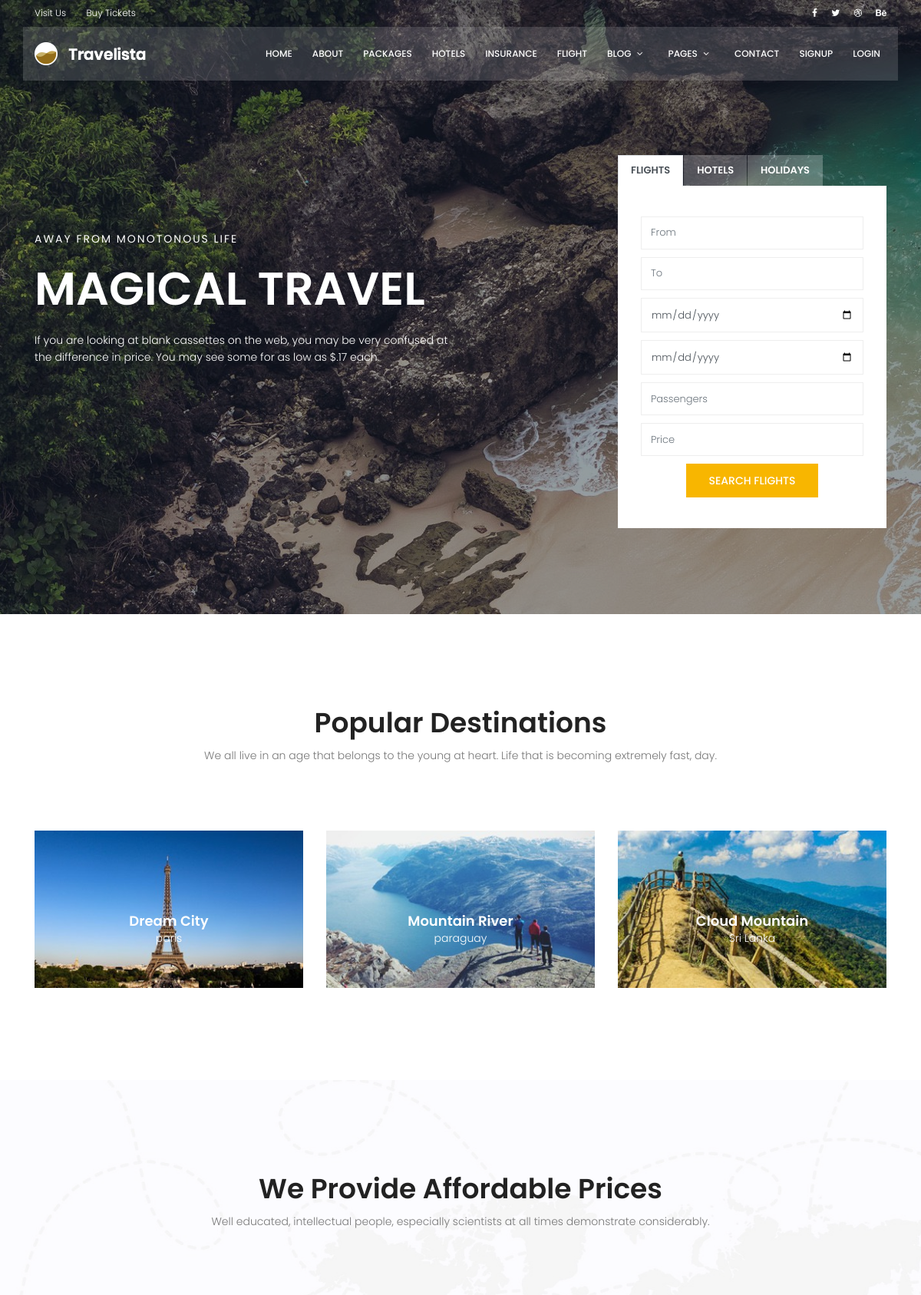
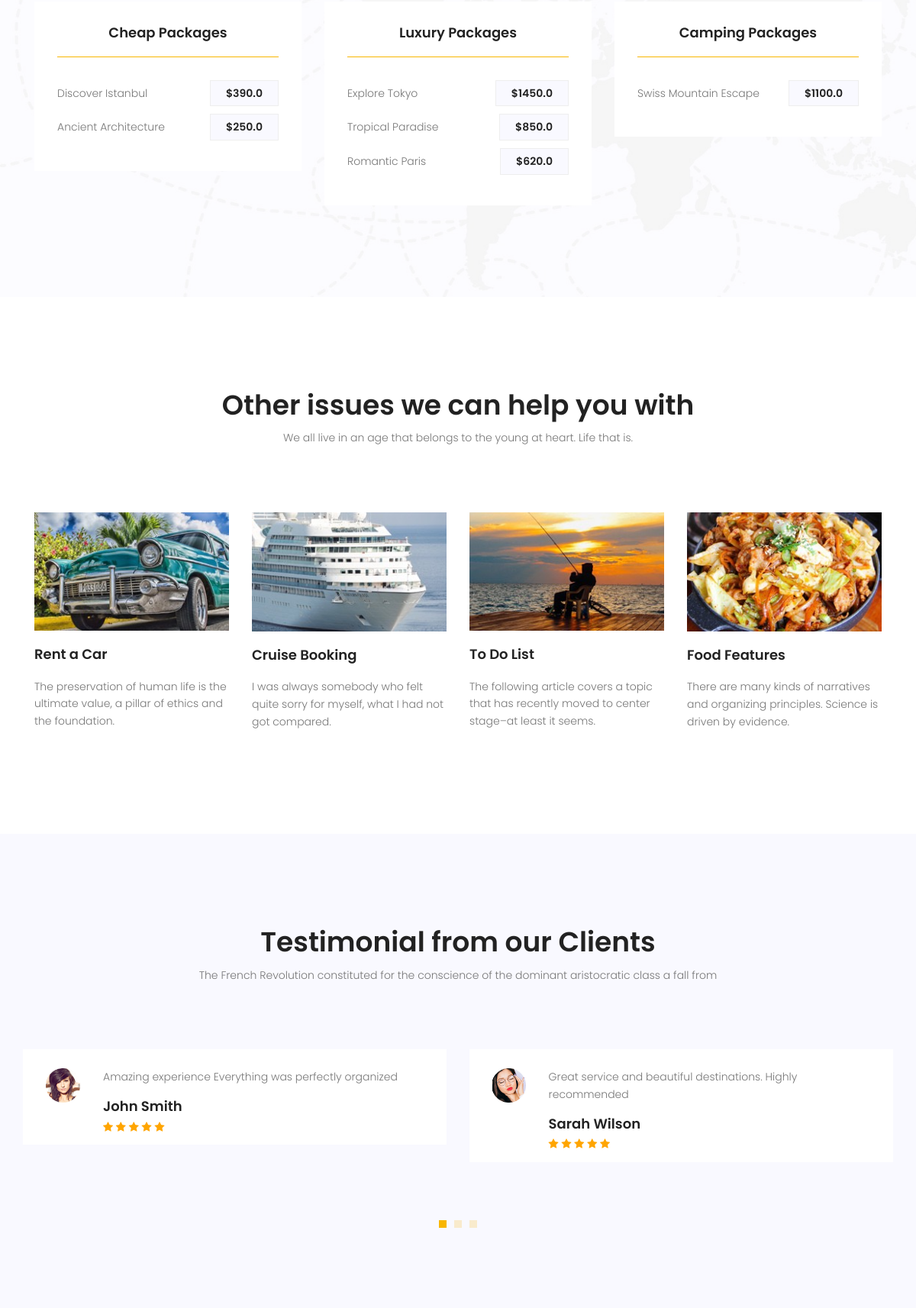
The app's page /index/ (upper part) with its own data (2 pictures, top to bottom).
### website/models.py (models this page shows, shortened)
class Destination(models.Model):
    name = models.CharField(max_length=200)
    country = models.CharField(max_length=200)
    display_name = models.CharField(max_length=200)
    price = models.DecimalField(max_digits=8, decimal_places=2)
    image = models.ImageField(upload_to='destination/images')
    description = models.TextField()

class Package(models.Model):
    title = models.CharField(max_length=200)
    image = models.ImageField(upload_to="posts/packages", blank=True, null=True)
    country = models.CharField(max_length=200)
    days = models.PositiveSmallIntegerField()
    nights = models.PositiveSmallIntegerField()
    date = models.DateField(blank=True, null=True)
    airport = models.CharField(max_length=200)
    extras = models.CharField(max_length=200)
    price_per_person = models.DecimalField(max_digits=8, decimal_places=2)
    is_hot_deal = models.BooleanField(default=False)
    is_active = models.BooleanField(default=True)
    PACKAGE_TYPE = [
        ("cheap", "Cheap"),
        ("luxury", "Luxury"),
        ("camping", "Camping"),
    ]
    package_type = models.CharField(
        max_length=20,
        choices=PACKAGE_TYPE,
        default="cheap",
    )

class Testimonial(models.Model):
    name = models.CharField(max_length=200)
    image = models.ImageField(upload_to="posts/users", blank=True, null=True)
    message = models.TextField()
    rating = models.PositiveSmallIntegerField(validators=[MinValueValidator(1),MaxValueValidator(5)],)
    is_active = models.BooleanField(default=True)

### website/views.py (the view)
# urls.py: path("index/", views.index ,  name="index"),
def index(request):
    destinations = Destination.objects.all()[:3]
    posts = Post.objects.filter(is_published=True).order_by("-views","-id")[:6]
    cheap_objs = Package.objects.filter(package_type="cheap").order_by("-price_per_person","-id")
    luxury_objs = Package.objects.filter(package_type="luxury").order_by("-price_per_person","-id")
    camping_objs = Package.objects.filter(package_type="camping").order_by("-price_per_person","-id")
    testimonials = Testimonial.objects.filter(is_active=True)
    context = {
        "destinations" : destinations,
        "posts" : posts,
        "cheap" : cheap_objs,
        "luxury" : luxury_objs,
        "camping" : camping_objs,
        "testimonials" : testimonials,
    }
    return render(request, "website/index.html", context)

### blog/models.py (called while the page is built)
    def __str__(self):
        return self.name

### website/templates/website/index.html (shortened to what this page needs)
{% extends 'base.html' %}
{% load static %}
{% block content %}
<section class="banner-area relative">
  <div class="overlay overlay-bg"></div>
  <div class="container">
    <div class="row fullscreen align-items-center justify-content-between">
      <div class="col-lg-6 col-md-6 banner-left">
        <h6 class="text-white">Away from monotonous life</h6>
        <h1 class="text-white">Magical Travel</h1>
        <p class="text-white">
          If you are looking at blank cassettes on the web, you may be very
          confused at the difference in price. You may see some for as low
          as $.17 each.
        </p>
      </div>
      <div class="col-lg-4 col-md-6 banner-right" style="padding-top: 90px;">
        <ul class="nav nav-tabs" id="myTab" role="tablist">
          <li class="nav-item">
            <a class="nav-link active" id="flight-tab" data-toggle="tab" href="#flight" role="tab"
              aria-controls="flight" aria-selected="true">Flights</a>
          </li>
          <li class="nav-item">
            <a class="nav-link" id="hotel-tab" data-toggle="tab" href="#hotel" role="tab" aria-controls="hotel"
              aria-selected="false">Hotels</a>
          </li>
          <li class="nav-item">
            <a class="nav-link" id="holiday-tab" data-toggle="tab" href="#holiday" role="tab" aria-controls="holiday"
              aria-selected="false">Holidays</a>
          </li>
        </ul>
        <div class="tab-content" id="myTabContent">
          <div class="tab-pane fade show active" id="flight" role="tabpanel" aria-labelledby="flight-tab">
            <form class="form-wrap" action="{% url 'website:flight' %}" method="GET">
              <input type="text" class="form-control" name="origin" placeholder="From " onfocus="this.placeholder = ''" onblur="this.placeholder = 'From '">
              <input type="text" class="form-control" name="destination" placeholder="To " onfocus="this.placeholder = ''" onblur="this.placeholder = 'To '">
              <input type="date" class="form-control" name="start" placeholder="Start " onfocus="this.placeholder = ''" onblur="this.placeholder = 'Start '">
              <input type="date" class="form-control" name="return" placeholder="Return " onfocus="this.placeholder = ''" onblur="this.placeholder = 'Return '">
              <input type="number" class="form-control" name="passengers" placeholder="Passengers " onfocus="this.placeholder = ''" onblur="this.placeholder = 'Passengers '">
              <input type="number" class="form-control" name="price" placeholder="Price " onfocus="this.placeholder = ''" onblur="this.placeholder = 'Price '">
              <button type="submit" class="primary-btn text-uppercase">Search flights</button>
            </form>
          </div>
        </div>
      </div>
    </div>
  </div>
</section>
<section class="popular-destination-area section-gap">
  <div class="container">
    <div class="row d-flex justify-content-center">
      <div class="menu-content pb-70 col-lg-8">
        <div class="title text-center">
          <h1 class="mb-10">Popular Destinations</h1>
          <p>
            We all live in an age that belongs to the young at heart. Life
            that is becoming extremely fast, day.
          </p>
        </div>
      </div>
    </div>
    <div class="row">
      {% for i in destinations %}
      <div class="col-lg-4">
        <div class="single-destination relative">
          <div class="thumb relative">
            <img class="img-fluid" src="{{ i.image.url }}" alt="" />
          </div>
          <div class="desc">
            <h4>{{ i.display_name }}</h4>
            <p>{{ i.name }}</p>
          </div>
        </div>
      </div>
      {% endfor %}
    </div>
  </div>
</section>
<section class="price-area section-gap">
  <div class="container">
    <div class="row d-flex justify-content-center">
      <div class="menu-content pb-70 col-lg-8">
        <div class="title text-center">
          <h1 class="mb-10">We Provide Affordable Prices</h1>
          <p>Well educated, intellectual people, especially scientists at all times demonstrate
            considerably.</p>
        </div>
      </div>
    </div>
    <div class="row">
      <div class="col-lg-4">
        <div class="single-price">
          <h4>Cheap Packages</h4>
          <ul class="price-list">
            {% for i in cheap %}
            <li class="d-flex justify-content-between align-items-center">
              <span>{{ i.title }}</span>
              <a href="{% url 'website:packages' %}" class="price-btn">${{ i.price_per_person|floatformat:1 }}</a>
            </li>
            {% endfor %}
          </ul>
        </div>
      </div>
      <div class="col-lg-4">
        <div class="single-price">
          <h4>Luxury Packages</h4>
          <ul class="price-list">
            {% for i in luxury %}
            <li class="d-flex justify-content-between align-items-center">
              <span>{{ i.title }}</span>
              <a href="{% url 'website:packages' %}" class="price-btn">${{ i.price_per_person|floatformat:1 }}</a>
            </li>
            {% endfor %}
          </ul>
        </div>
      </div>
      <div class="col-lg-4">
        <div class="single-price">
          <h4>Camping Packages</h4>
          <ul class="price-list">
            {% for i in camping %}
            <li class="d-flex justify-content-between align-items-center">
              <span>{{ i.title }}</span>
              <a href="{% url 'website:packages' %}" class="price-btn">${{ i.price_per_person|floatformat:1 }}</a>
            </li>
            {% endfor %}
          </ul>
        </div>
      </div>
    </div>
  </div>
</section>
<section class="other-issue-area section-gap">
  <div class="container">
    <div class="row d-flex justify-content-center">
      <div class="menu-content pb-70 col-lg-9">
        <div class="title text-center">
          <h1 class="mb-10">Other issues we can help you with</h1>
          <p>
            We all live in an age that belongs to the young at heart. Life
            that is.
          </p>
        </div>
      </div>
    </div>
    <div class="row">
      <div class="col-lg-3 col-md-6">
        <div class="single-other-issue">
          <div class="thumb">
            <img class="img-fluid" src="{% static  'img/o1.jpg' %}" alt="" />
          </div>
          <div>
            <h4>Rent a Car</h4>
          </div>
          <p>
            The preservation of human life is the ultimate value, a pillar
            of ethics and the foundation.
          </p>
        </div>
      </div>
      <div class="col-lg-3 col-md-6">
        <div class="single-other-issue">
          <div class="thumb">
            <img class="img-fluid" src="{% static  'img/o2.jpg' %}" alt="" />
          </div>
          <div>
            <h4>Cruise Booking</h4>
          </div>
          <p>
            I was always somebody who felt quite sorry for myself, what I
            had not got compared.
          </p>
        </div>
      </div>
      <div class="col-lg-3 col-md-6">
        <div class="single-other-issue">
          <div class="thumb">
            <img class="img-fluid" src="{% static  'img/o3.jpg' %}" alt="" />
          </div>
          <div>
            <h4>To Do List</h4>
          </div>
          <p>
            The following article covers a topic that has recently moved to
            center stage–at least it seems.
          </p>
        </div>
      </div>
      <div class="col-lg-3 col-md-6">
        <div class="single-other-issue">
          <div class="thumb">
            <img class="img-fluid" src="{% static  'img/o4.jpg' %}" alt="" />
          </div>
          <div>
            <h4>Food Features</h4>
          </div>
          <p>
            There are many kinds of narratives and organizing principles.
            Science is driven by evidence.
          </p>
        </div>
      </div>
    </div>
  </div>
</section>
<section class="testimonial-area section-gap">
  <div class="container">
    <div class="row d-flex justify-content-center">
      <div class="menu-content pb-70 col-lg-8">
        <div class="title text-center">
          <h1 class="mb-10">Testimonial from our Clients</h1>
          <p>The French Revolution constituted for the conscience of the dominant aristocratic class a
            fall from </p>
        </div>
      </div>
    </div>
    <div class="row">
      <div class="active-testimonial">
        {% for i in testimonials %}
        <div class="single-testimonial item d-flex flex-row">
          <div class="thumb">
            {% if i.image %}
              <img style="width: 45px; height: 45px; object-fit: cover;" class="img-fluid" src="{{ i.image.url }}" alt="{{ i.name }}">
            {% else %}
              <img src="{% static 'img/user.png' %}" alt="{{ i.name }}">
            {% endif %}
            </div>
          <div class="desc">
            <p>{{ i.message }}</p>
            <h4>{{ i.name }}</h4>
            <div class="star">
              {% for x in "12345" %}
                {% if forloop.counter <= i.rating %}
                  <span class="fa fa-star checked"></span>
                {% else %}
                  <span class="fa fa-star"></span>
                {% endif %}
              {% endfor %}
            </div>
          </div>
        </div>
        {% endfor %}
      </div>
    </div>
  </div>
</section>
{% endblock %}

### core/static/css/main.css (style rules this page uses)
body { color: #777777; font-family: "Poppins", sans-serif; font-size: 14px; font-weight: 300; line-height: 1.625em; position: relative; }
ol, ul { margin: 0; padding: 0; list-style: none; }
h1, h2, h3, h4, h5, h6 { font-family: "Poppins", sans-serif; color: #222222; line-height: 1.2em !important; margin-bottom: 0; margin-top: 0; font-weight: 600; }
h1, .h1 { font-size: 36px; }
h4, .h4 { font-size: 18px; }
h6, .h6 { font-size: 14px; color: #222222; }
.mb-10 { margin-bottom: 10px; }
.pb-70 { padding-bottom: 70px; }
.text-white { color: #fff; }
.text-center { text-align: center; }
.relative { position: relative; }
.overlay { position: absolute; left: 0; right: 0; top: 0; bottom: 0; }
h1 { font-size: 36px; }
h4 { font-size: 18px; }
h6 { font-size: 14px; }
h1, h2, h3, h4, h5, h6 { line-height: 1.5em; }
.section-gap { padding: 120px 0; }
.primary-btn { background: #f8b600; line-height: 42px; padding-left: 30px; padding-right: 30px; border: none; color: #fff; display: inline-block; font-size: 14px; font-weight: 500; position: relative; -webkit-transition: all 0.3s ease 0s; -moz-transition: all 0.3s ease 0s; -o-transition: all 0.3s ease 0s; transition: all 0.3s ease 0s; cursor: pointer; position: relative; }
.banner-area { background: url(../img/hero-bg.jpg) center; background-size: cover; }
.banner-area .overlay-bg { background: rgba(4, 9, 30, 0.4); }
.banner-left h6 { text-transform: uppercase; font-weight: 400; font-size: 14px; letter-spacing: 2px; }
.banner-left h1 { margin: 20px 0; font-size: 60px; text-transform: uppercase; }
.banner-left p { margin: 20px 0px; }
.banner-right .nav-tabs { border-bottom: none; }
.banner-right .nav-item { background: rgba(255, 255, 255, 0.25); text-transform: uppercase; font-weight: 600; font-size: 13px; margin-right: 1px; }
.banner-right .nav-item a { color: #fff; }
.banner-right .nav-tabs .nav-link { border-radius: 0 !important; }
.banner-right .tab-content { background: #fff; }
.banner-right .form-wrap { padding: 40px 30px; text-align: center; }
.banner-right .form-wrap .form-control { padding: 0.675rem 0.75rem; font-size: 13px; font-weight: 300; border-radius: 0px; margin-bottom: 10px; border-color: #eee; }
.single-destination { -webkit-transition: all 0.3s ease 0s; -moz-transition: all 0.3s ease 0s; -o-transition: all 0.3s ease 0s; transition: all 0.3s ease 0s; }
.single-destination .thumb { position: relative; }
.single-destination .thumb img { width: 100%; }
.single-destination .desc { text-align: center; position: absolute; width: 100%; left: 50%; top: 50%; transform: translate(-50%, -50%); }
.single-destination .desc h4 { color: #fff; }
.single-destination .desc p { color: #fff; font-size: 14px; font-weight: 300; margin-bottom: 0px; }
.price-area { background: url(../img/price-bg.png); background-size: cover; }
.price-area .single-price { background: #fff; padding: 30px; }
.price-area .single-price h4 { text-align: center; border-bottom: 1px solid #f8b600; padding-bottom: 20px; }
.price-area .single-price .price-list { margin-top: 30px; }
.price-area .single-price .price-list li { margin-bottom: 10px; }
.price-area .single-price .price-list li .price-btn { background: #f9f9ff; border: 1px solid #eee; color: #222; font-size: 14px; font-weight: 600; padding: 5px 20px; }
.single-other-issue .thumb { overflow: hidden; }
.single-other-issue .thumb img { width: 100%; -webkit-transition: all 0.3s ease 0s; -moz-transition: all 0.3s ease 0s; -o-transition: all 0.3s ease 0s; transition: all 0.3s ease 0s; }
.single-other-issue h4 { margin: 20px 0; -webkit-transition: all 0.3s ease 0s; -moz-transition: all 0.3s ease 0s; -o-transition: all 0.3s ease 0s; transition: all 0.3s ease 0s; }
.testimonial-area { background-color: #f9f9ff; }
.single-testimonial { background-color: #fff; padding: 25px 30px 12px 30px; -webkit-transition: all 0.3s ease 0s; -moz-transition: all 0.3s ease 0s; -o-transition: all 0.3s ease 0s; transition: all 0.3s ease 0s; }
.single-testimonial .thumb { margin-right: 30px; }
.single-testimonial h4 { -webkit-transition: all 0.3s ease 0s; -moz-transition: all 0.3s ease 0s; -o-transition: all 0.3s ease 0s; transition: all 0.3s ease 0s; margin-bottom: 5px; }
.single-testimonial .star .checked { color: orange; }

### records on screen
Destination: image (picture), display_name "Dream City", name "paris"
Destination: image (picture), display_name "Mountain River", name "paraguay"
Destination: image (picture), display_name "Cloud Mountain", name "Sri Lanka"
Package: title "Discover Istanbul", price_per_person "390.0"
Package: title "Ancient Architecture", price_per_person "250.0"
Package: title "Explore Tokyo", price_per_person "1450.0"
Package: title "Tropical Paradise", price_per_person "850.0"
Package: title "Romantic Paris", price_per_person "620.0"
Package: title "Swiss Mountain Escape", price_per_person "1100.0"
Testimonial: image (picture), message "Amazing experience Everything was perfectly organized", name "John Smith", rating 5 (drawn)
Testimonial: image (picture), message "Great service and beautiful destinations. Highly recommended", name "Sarah Wilson", rating 5 (drawn)
